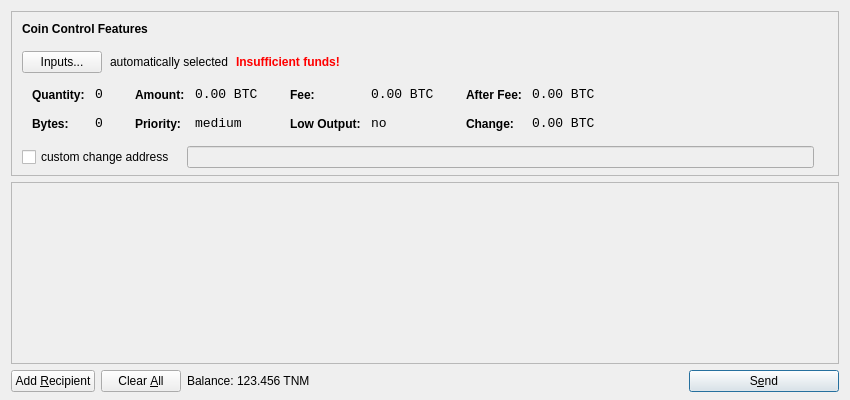
<?xml version="1.0" encoding="UTF-8"?>
<ui version="4.0">
 <class>SendCoinsDialog</class>
 <widget class="QDialog" name="SendCoinsDialog">
  <property name="geometry">
   <rect>
    <x>0</x>
    <y>0</y>
    <width>850</width>
    <height>400</height>
   </rect>
  </property>
  <property name="windowTitle">
   <string>Send Coins</string>
  </property>
  <layout class="QVBoxLayout" name="verticalLayout" stretch="0,1,0">
   <property name="bottomMargin">
    <number>8</number>
   </property>
   <item>
    <widget class="QFrame" name="frameCoinControl">
     <property name="sizePolicy">
      <sizepolicy hsizetype="Expanding" vsizetype="Expanding">
       <horstretch>0</horstretch>
       <verstretch>0</verstretch>
      </sizepolicy>
     </property>
     <property name="maximumSize">
      <size>
       <width>16777215</width>
       <height>16777215</height>
      </size>
     </property>
     <property name="frameShape">
      <enum>QFrame::StyledPanel</enum>
     </property>
     <property name="frameShadow">
      <enum>QFrame::Sunken</enum>
     </property>
     <layout class="QVBoxLayout" name="verticalLayoutCoinControl2">
      <property name="spacing">
       <number>-1</number>
      </property>
      <property name="leftMargin">
       <number>0</number>
      </property>
      <property name="topMargin">
       <number>0</number>
      </property>
      <property name="rightMargin">
       <number>0</number>
      </property>
      <property name="bottomMargin">
       <number>6</number>
      </property>
      <item>
       <layout class="QVBoxLayout" name="verticalLayoutCoinControl" stretch="0,0,0,0,1">
        <property name="spacing">
         <number>0</number>
        </property>
        <property name="leftMargin">
         <number>10</number>
        </property>
        <property name="topMargin">
         <number>10</number>
        </property>
        <item>
         <layout class="QHBoxLayout" name="horizontalLayoutCoinControl1">
          <property name="bottomMargin">
           <number>15</number>
          </property>
          <item>
           <widget class="QLabel" name="labelCoinControlFeatures">
            <property name="sizePolicy">
             <sizepolicy hsizetype="Preferred" vsizetype="Maximum">
              <horstretch>0</horstretch>
              <verstretch>0</verstretch>
             </sizepolicy>
            </property>
            <property name="font">
             <font>
              <weight>75</weight>
              <bold>true</bold>
             </font>
            </property>
            <property name="styleSheet">
             <string notr="true">font-weight:bold;</string>
            </property>
            <property name="text">
             <string>Coin Control Features</string>
            </property>
           </widget>
          </item>
         </layout>
        </item>
        <item>
         <layout class="QHBoxLayout" name="horizontalLayoutCoinControl2" stretch="0,0,0,0">
          <property name="spacing">
           <number>8</number>
          </property>
          <property name="bottomMargin">
           <number>10</number>
          </property>
          <item>
           <widget class="QPushButton" name="pushButtonCoinControl">
            <property name="styleSheet">
             <string notr="true"/>
            </property>
            <property name="text">
             <string>Inputs...</string>
            </property>
           </widget>
          </item>
          <item>
           <widget class="QLabel" name="labelCoinControlAutomaticallySelected">
            <property name="text">
             <string>automatically selected</string>
            </property>
            <property name="margin">
             <number>5</number>
            </property>
           </widget>
          </item>
          <item>
           <widget class="QLabel" name="labelCoinControlInsuffFunds">
            <property name="font">
             <font>
              <weight>75</weight>
              <bold>true</bold>
             </font>
            </property>
            <property name="styleSheet">
             <string notr="true">color:red;font-weight:bold;</string>
            </property>
            <property name="text">
             <string>Insufficient funds!</string>
            </property>
            <property name="margin">
             <number>5</number>
            </property>
           </widget>
          </item>
          <item>
           <spacer name="horizontalSpacerCoinControl">
            <property name="orientation">
             <enum>Qt::Horizontal</enum>
            </property>
            <property name="sizeHint" stdset="0">
             <size>
              <width>40</width>
              <height>1</height>
             </size>
            </property>
           </spacer>
          </item>
         </layout>
        </item>
        <item>
         <widget class="QWidget" name="widgetCoinControl" native="true">
          <property name="sizePolicy">
           <sizepolicy hsizetype="Preferred" vsizetype="Preferred">
            <horstretch>0</horstretch>
            <verstretch>0</verstretch>
           </sizepolicy>
          </property>
          <property name="minimumSize">
           <size>
            <width>0</width>
            <height>0</height>
           </size>
          </property>
          <property name="styleSheet">
           <string notr="true"/>
          </property>
          <layout class="QHBoxLayout" name="horizontalLayoutCoinControl5">
           <property name="margin">
            <number>0</number>
           </property>
           <item>
            <layout class="QHBoxLayout" name="horizontalLayoutCoinControl3" stretch="0,0,0,1">
             <property name="spacing">
              <number>20</number>
             </property>
             <property name="topMargin">
              <number>0</number>
             </property>
             <property name="bottomMargin">
              <number>10</number>
             </property>
             <item>
              <layout class="QFormLayout" name="formLayoutCoinControl1">
               <property name="horizontalSpacing">
                <number>10</number>
               </property>
               <property name="verticalSpacing">
                <number>14</number>
               </property>
               <property name="leftMargin">
                <number>10</number>
               </property>
               <property name="topMargin">
                <number>4</number>
               </property>
               <property name="rightMargin">
                <number>6</number>
               </property>
               <item row="0" column="0">
                <widget class="QLabel" name="labelCoinControlQuantityText">
                 <property name="styleSheet">
                  <string notr="true">font-weight:bold;</string>
                 </property>
                 <property name="text">
                  <string>Quantity:</string>
                 </property>
                 <property name="margin">
                  <number>0</number>
                 </property>
                </widget>
               </item>
               <item row="0" column="1">
                <widget class="QLabel" name="labelCoinControlQuantity">
                 <property name="font">
                  <font>
                   <family>Monospace</family>
                   <pointsize>10</pointsize>
                  </font>
                 </property>
                 <property name="cursor">
                  <cursorShape>IBeamCursor</cursorShape>
                 </property>
                 <property name="contextMenuPolicy">
                  <enum>Qt::ActionsContextMenu</enum>
                 </property>
                 <property name="text">
                  <string notr="true">0</string>
                 </property>
                 <property name="margin">
                  <number>0</number>
                 </property>
                 <property name="textInteractionFlags">
                  <set>Qt::LinksAccessibleByMouse|Qt::TextSelectableByKeyboard|Qt::TextSelectableByMouse</set>
                 </property>
                </widget>
               </item>
               <item row="1" column="0">
                <widget class="QLabel" name="labelCoinControlBytesText">
                 <property name="styleSheet">
                  <string notr="true">font-weight:bold;</string>
                 </property>
                 <property name="text">
                  <string>Bytes:</string>
                 </property>
                </widget>
               </item>
               <item row="1" column="1">
                <widget class="QLabel" name="labelCoinControlBytes">
                 <property name="font">
                  <font>
                   <family>Monospace</family>
                   <pointsize>10</pointsize>
                  </font>
                 </property>
                 <property name="cursor">
                  <cursorShape>IBeamCursor</cursorShape>
                 </property>
                 <property name="contextMenuPolicy">
                  <enum>Qt::ActionsContextMenu</enum>
                 </property>
                 <property name="text">
                  <string notr="true">0</string>
                 </property>
                 <property name="textInteractionFlags">
                  <set>Qt::LinksAccessibleByMouse|Qt::TextSelectableByKeyboard|Qt::TextSelectableByMouse</set>
                 </property>
                </widget>
               </item>
              </layout>
             </item>
             <item>
              <layout class="QFormLayout" name="formLayoutCoinControl2">
               <property name="horizontalSpacing">
                <number>10</number>
               </property>
               <property name="verticalSpacing">
                <number>14</number>
               </property>
               <property name="leftMargin">
                <number>6</number>
               </property>
               <property name="topMargin">
                <number>4</number>
               </property>
               <property name="rightMargin">
                <number>6</number>
               </property>
               <item row="0" column="0">
                <widget class="QLabel" name="labelCoinControlAmountText">
                 <property name="styleSheet">
                  <string notr="true">font-weight:bold;</string>
                 </property>
                 <property name="text">
                  <string>Amount:</string>
                 </property>
                 <property name="margin">
                  <number>0</number>
                 </property>
                </widget>
               </item>
               <item row="0" column="1">
                <widget class="QLabel" name="labelCoinControlAmount">
                 <property name="font">
                  <font>
                   <family>Monospace</family>
                   <pointsize>10</pointsize>
                  </font>
                 </property>
                 <property name="cursor">
                  <cursorShape>IBeamCursor</cursorShape>
                 </property>
                 <property name="contextMenuPolicy">
                  <enum>Qt::ActionsContextMenu</enum>
                 </property>
                 <property name="text">
                  <string notr="true">0.00 BTC</string>
                 </property>
                 <property name="textInteractionFlags">
                  <set>Qt::LinksAccessibleByMouse|Qt::TextSelectableByKeyboard|Qt::TextSelectableByMouse</set>
                 </property>
                </widget>
               </item>
               <item row="1" column="0">
                <widget class="QLabel" name="labelCoinControlPriorityText">
                 <property name="styleSheet">
                  <string notr="true">font-weight:bold;</string>
                 </property>
                 <property name="text">
                  <string>Priority:</string>
                 </property>
                </widget>
               </item>
               <item row="1" column="1">
                <widget class="QLabel" name="labelCoinControlPriority">
                 <property name="font">
                  <font>
                   <family>Monospace</family>
                   <pointsize>10</pointsize>
                  </font>
                 </property>
                 <property name="cursor">
                  <cursorShape>IBeamCursor</cursorShape>
                 </property>
                 <property name="contextMenuPolicy">
                  <enum>Qt::ActionsContextMenu</enum>
                 </property>
                 <property name="text">
                  <string>medium</string>
                 </property>
                 <property name="textInteractionFlags">
                  <set>Qt::LinksAccessibleByMouse|Qt::TextSelectableByKeyboard|Qt::TextSelectableByMouse</set>
                 </property>
                </widget>
               </item>
              </layout>
             </item>
             <item>
              <layout class="QFormLayout" name="formLayoutCoinControl3">
               <property name="horizontalSpacing">
                <number>10</number>
               </property>
               <property name="verticalSpacing">
                <number>14</number>
               </property>
               <property name="leftMargin">
                <number>6</number>
               </property>
               <property name="topMargin">
                <number>4</number>
               </property>
               <property name="rightMargin">
                <number>6</number>
               </property>
               <item row="0" column="0">
                <widget class="QLabel" name="labelCoinControlFeeText">
                 <property name="styleSheet">
                  <string notr="true">font-weight:bold;</string>
                 </property>
                 <property name="text">
                  <string>Fee:</string>
                 </property>
                 <property name="margin">
                  <number>0</number>
                 </property>
                </widget>
               </item>
               <item row="0" column="1">
                <widget class="QLabel" name="labelCoinControlFee">
                 <property name="font">
                  <font>
                   <family>Monospace</family>
                   <pointsize>10</pointsize>
                  </font>
                 </property>
                 <property name="cursor">
                  <cursorShape>IBeamCursor</cursorShape>
                 </property>
                 <property name="contextMenuPolicy">
                  <enum>Qt::ActionsContextMenu</enum>
                 </property>
                 <property name="text">
                  <string notr="true">0.00 BTC</string>
                 </property>
                 <property name="textInteractionFlags">
                  <set>Qt::LinksAccessibleByMouse|Qt::TextSelectableByKeyboard|Qt::TextSelectableByMouse</set>
                 </property>
                </widget>
               </item>
               <item row="1" column="0">
                <widget class="QLabel" name="labelCoinControlLowOutputText">
                 <property name="styleSheet">
                  <string notr="true">font-weight:bold;</string>
                 </property>
                 <property name="text">
                  <string>Low Output:</string>
                 </property>
                </widget>
               </item>
               <item row="1" column="1">
                <widget class="QLabel" name="labelCoinControlLowOutput">
                 <property name="font">
                  <font>
                   <family>Monospace</family>
                   <pointsize>10</pointsize>
                  </font>
                 </property>
                 <property name="cursor">
                  <cursorShape>IBeamCursor</cursorShape>
                 </property>
                 <property name="contextMenuPolicy">
                  <enum>Qt::ActionsContextMenu</enum>
                 </property>
                 <property name="text">
                  <string>no</string>
                 </property>
                 <property name="textInteractionFlags">
                  <set>Qt::LinksAccessibleByMouse|Qt::TextSelectableByKeyboard|Qt::TextSelectableByMouse</set>
                 </property>
                </widget>
               </item>
              </layout>
             </item>
             <item>
              <layout class="QFormLayout" name="formLayoutCoinControl4">
               <property name="horizontalSpacing">
                <number>10</number>
               </property>
               <property name="verticalSpacing">
                <number>14</number>
               </property>
               <property name="leftMargin">
                <number>6</number>
               </property>
               <property name="topMargin">
                <number>4</number>
               </property>
               <property name="rightMargin">
                <number>6</number>
               </property>
               <item row="0" column="0">
                <widget class="QLabel" name="labelCoinControlAfterFeeText">
                 <property name="styleSheet">
                  <string notr="true">font-weight:bold;</string>
                 </property>
                 <property name="text">
                  <string>After Fee:</string>
                 </property>
                 <property name="margin">
                  <number>0</number>
                 </property>
                </widget>
               </item>
               <item row="0" column="1">
                <widget class="QLabel" name="labelCoinControlAfterFee">
                 <property name="font">
                  <font>
                   <family>Monospace</family>
                   <pointsize>10</pointsize>
                  </font>
                 </property>
                 <property name="cursor">
                  <cursorShape>IBeamCursor</cursorShape>
                 </property>
                 <property name="contextMenuPolicy">
                  <enum>Qt::ActionsContextMenu</enum>
                 </property>
                 <property name="text">
                  <string notr="true">0.00 BTC</string>
                 </property>
                 <property name="textInteractionFlags">
                  <set>Qt::LinksAccessibleByMouse|Qt::TextSelectableByKeyboard|Qt::TextSelectableByMouse</set>
                 </property>
                </widget>
               </item>
               <item row="1" column="0">
                <widget class="QLabel" name="labelCoinControlChangeText">
                 <property name="styleSheet">
                  <string notr="true">font-weight:bold;</string>
                 </property>
                 <property name="text">
                  <string>Change:</string>
                 </property>
                </widget>
               </item>
               <item row="1" column="1">
                <widget class="QLabel" name="labelCoinControlChange">
                 <property name="font">
                  <font>
                   <family>Monospace</family>
                   <pointsize>10</pointsize>
                  </font>
                 </property>
                 <property name="cursor">
                  <cursorShape>IBeamCursor</cursorShape>
                 </property>
                 <property name="contextMenuPolicy">
                  <enum>Qt::ActionsContextMenu</enum>
                 </property>
                 <property name="text">
                  <string notr="true">0.00 BTC</string>
                 </property>
                 <property name="textInteractionFlags">
                  <set>Qt::LinksAccessibleByMouse|Qt::TextSelectableByKeyboard|Qt::TextSelectableByMouse</set>
                 </property>
                </widget>
               </item>
              </layout>
             </item>
            </layout>
           </item>
          </layout>
         </widget>
        </item>
        <item>
         <layout class="QHBoxLayout" name="horizontalLayoutCoinControl4" stretch="0,0,0">
          <property name="spacing">
           <number>12</number>
          </property>
          <property name="sizeConstraint">
           <enum>QLayout::SetDefaultConstraint</enum>
          </property>
          <property name="topMargin">
           <number>5</number>
          </property>
          <property name="rightMargin">
           <number>5</number>
          </property>
          <item>
           <widget class="QCheckBox" name="checkBoxCoinControlChange">
            <property name="text">
             <string>custom change address</string>
            </property>
           </widget>
          </item>
          <item>
           <widget class="QLineEdit" name="lineEditCoinControlChange">
            <property name="enabled">
             <bool>false</bool>
            </property>
            <property name="sizePolicy">
             <sizepolicy hsizetype="Expanding" vsizetype="Fixed">
              <horstretch>0</horstretch>
              <verstretch>0</verstretch>
             </sizepolicy>
            </property>
           </widget>
          </item>
          <item>
           <widget class="QLabel" name="labelCoinControlChangeLabel">
            <property name="sizePolicy">
             <sizepolicy hsizetype="Preferred" vsizetype="Expanding">
              <horstretch>0</horstretch>
              <verstretch>0</verstretch>
             </sizepolicy>
            </property>
            <property name="minimumSize">
             <size>
              <width>0</width>
              <height>0</height>
             </size>
            </property>
            <property name="text">
             <string/>
            </property>
            <property name="margin">
             <number>3</number>
            </property>
           </widget>
          </item>
         </layout>
        </item>
        <item>
         <spacer name="verticalSpacerCoinControl">
          <property name="orientation">
           <enum>Qt::Vertical</enum>
          </property>
          <property name="sizeHint" stdset="0">
           <size>
            <width>800</width>
            <height>1</height>
           </size>
          </property>
         </spacer>
        </item>
       </layout>
      </item>
     </layout>
    </widget>
   </item>
   <item>
    <widget class="QScrollArea" name="scrollArea">
     <property name="widgetResizable">
      <bool>true</bool>
     </property>
     <widget class="QWidget" name="scrollAreaWidgetContents">
      <property name="geometry">
       <rect>
        <x>0</x>
        <y>0</y>
        <width>830</width>
        <height>165</height>
       </rect>
      </property>
      <layout class="QVBoxLayout" name="verticalLayout_2">
       <property name="margin">
        <number>0</number>
       </property>
       <item>
        <layout class="QVBoxLayout" name="entries">
         <property name="spacing">
          <number>6</number>
         </property>
        </layout>
       </item>
       <item>
        <spacer name="verticalSpacer">
         <property name="orientation">
          <enum>Qt::Vertical</enum>
         </property>
         <property name="sizeHint" stdset="0">
          <size>
           <width>20</width>
           <height>40</height>
          </size>
         </property>
        </spacer>
       </item>
      </layout>
     </widget>
    </widget>
   </item>
   <item>
    <layout class="QHBoxLayout" name="horizontalLayout">
     <item>
      <widget class="QPushButton" name="addButton">
       <property name="toolTip">
        <string>Send to multiple recipients at once</string>
       </property>
       <property name="text">
        <string>Add &amp;Recipient</string>
       </property>
       <property name="icon">
        <iconset resource="../bitcoin.qrc">
         <normaloff>:/icons/add</normaloff>:/icons/add</iconset>
       </property>
       <property name="autoDefault">
        <bool>false</bool>
       </property>
      </widget>
     </item>
     <item>
      <widget class="QPushButton" name="clearButton">
       <property name="sizePolicy">
        <sizepolicy hsizetype="Minimum" vsizetype="Fixed">
         <horstretch>0</horstretch>
         <verstretch>0</verstretch>
        </sizepolicy>
       </property>
       <property name="toolTip">
        <string>Remove all transaction fields</string>
       </property>
       <property name="text">
        <string>Clear &amp;All</string>
       </property>
       <property name="icon">
        <iconset resource="../bitcoin.qrc">
         <normaloff>:/icons/remove</normaloff>:/icons/remove</iconset>
       </property>
       <property name="autoRepeatDelay">
        <number>300</number>
       </property>
       <property name="autoDefault">
        <bool>false</bool>
       </property>
      </widget>
     </item>
     <item>
      <layout class="QHBoxLayout" name="horizontalLayout_2">
       <property name="spacing">
        <number>3</number>
       </property>
       <item>
        <widget class="QLabel" name="label">
         <property name="text">
          <string>Balance:</string>
         </property>
        </widget>
       </item>
       <item>
        <widget class="QLabel" name="labelBalance">
         <property name="cursor">
          <cursorShape>IBeamCursor</cursorShape>
         </property>
         <property name="text">
          <string>123.456 TNM</string>
         </property>
         <property name="textInteractionFlags">
          <set>Qt::LinksAccessibleByMouse|Qt::TextSelectableByKeyboard|Qt::TextSelectableByMouse</set>
         </property>
        </widget>
       </item>
      </layout>
     </item>
     <item>
      <spacer name="horizontalSpacer">
       <property name="orientation">
        <enum>Qt::Horizontal</enum>
       </property>
       <property name="sizeHint" stdset="0">
        <size>
         <width>40</width>
         <height>20</height>
        </size>
       </property>
      </spacer>
     </item>
     <item>
      <widget class="QPushButton" name="sendButton">
       <property name="minimumSize">
        <size>
         <width>150</width>
         <height>0</height>
        </size>
       </property>
       <property name="toolTip">
        <string>Confirm the send action</string>
       </property>
       <property name="text">
        <string>S&amp;end</string>
       </property>
       <property name="icon">
        <iconset resource="../bitcoin.qrc">
         <normaloff>:/icons/send</normaloff>:/icons/send</iconset>
       </property>
       <property name="default">
        <bool>true</bool>
       </property>
      </widget>
     </item>
    </layout>
   </item>
  </layout>
 </widget>
 <resources>
  <include location="../bitcoin.qrc"/>
 </resources>
 <connections/>
</ui>
